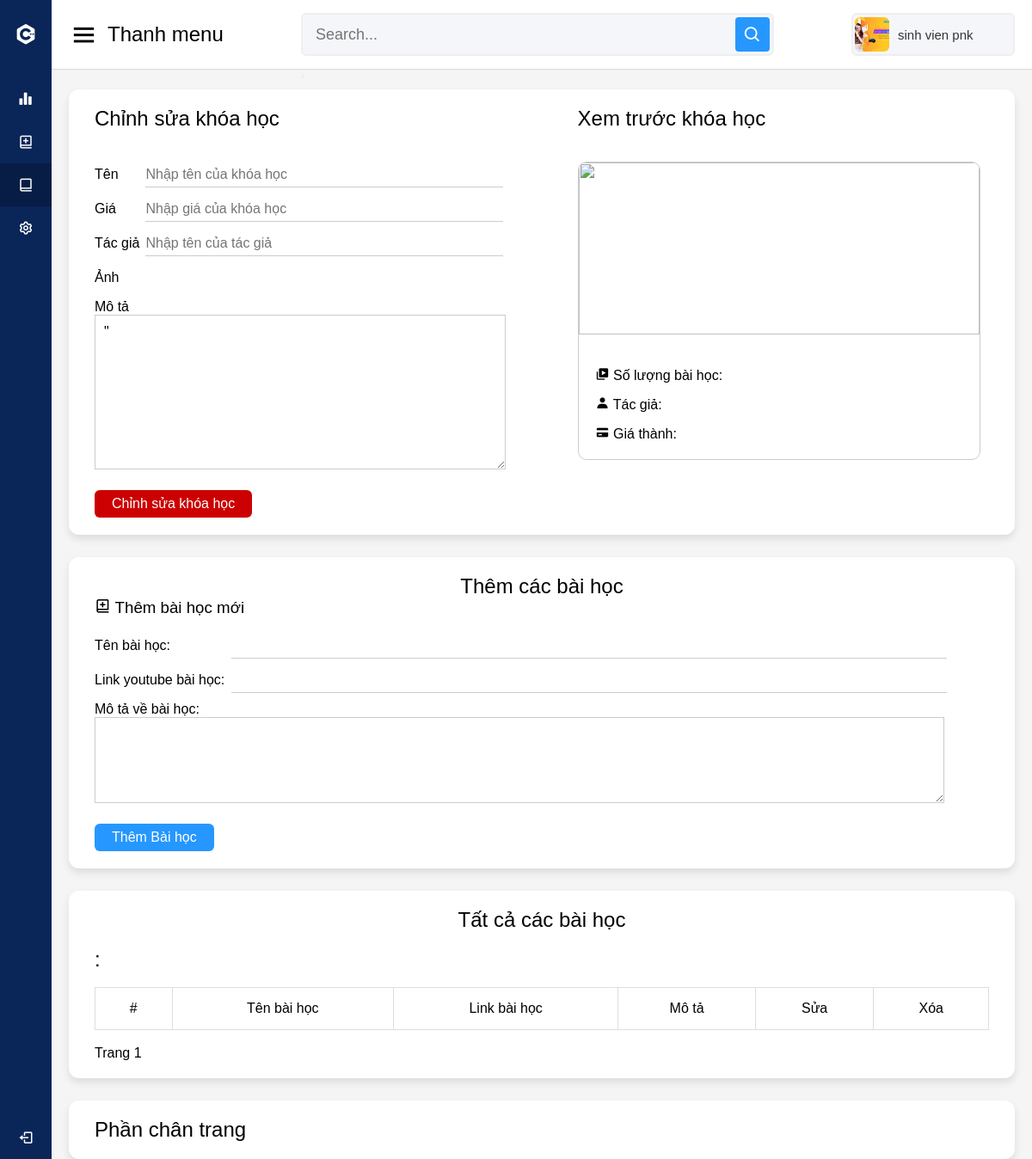
The app's page /admin/manage/course_add_detail.php?id=15 (signed in), older data.
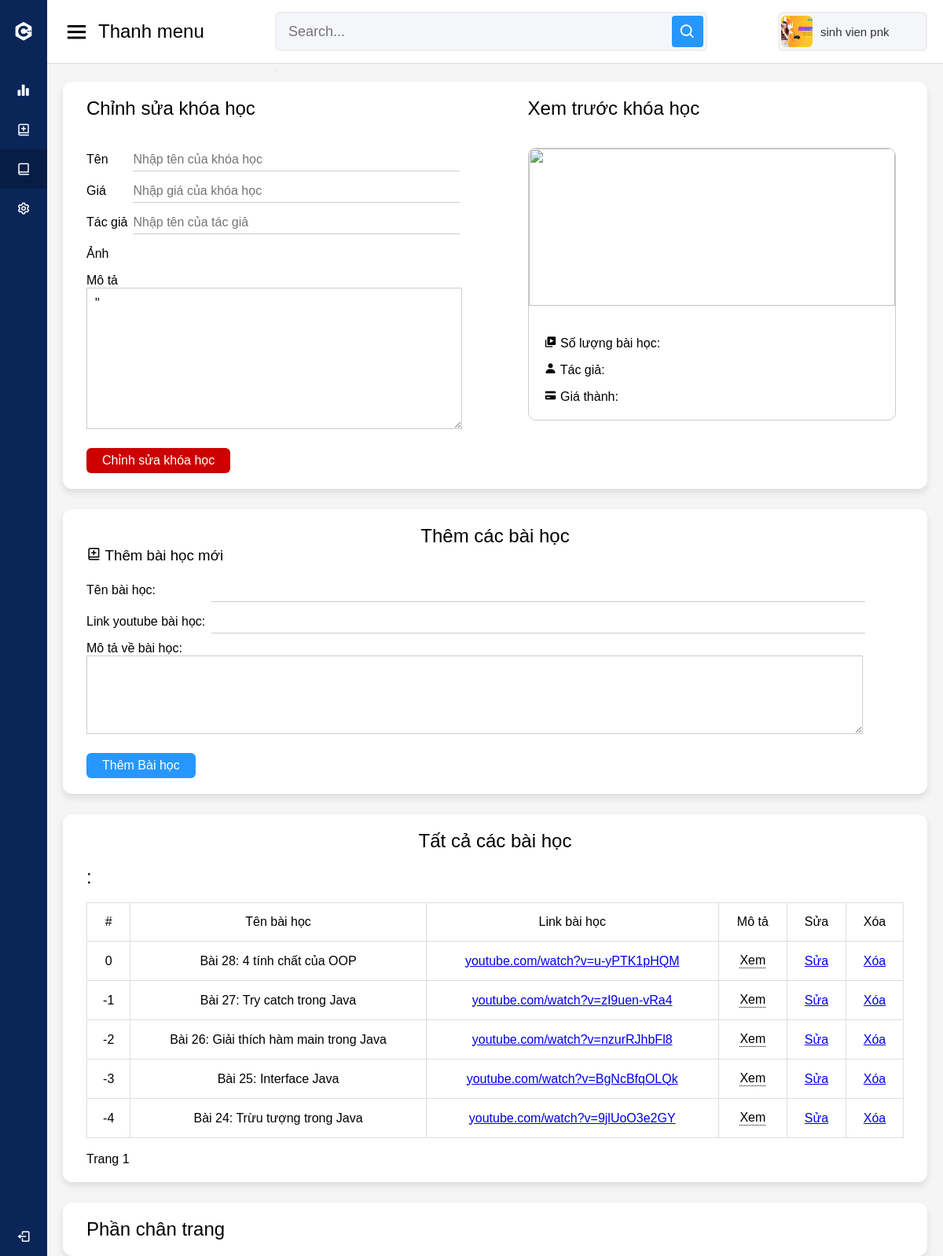
The same page, newer data.
### tables this page shows
CREATE TABLE `lesson` (
  `id_lesson` int(11) NOT NULL,
  `id_course` int(11) NOT NULL,
  `name_lesson` varchar(150) NOT NULL,
  `link_ytb_lesson` char(20) NOT NULL,
  `description_lesson` text
);

### admin/manage/course_add_detail.php (the view, shortened to what the changed rows need)
<!DOCTYPE html>
<html lang="en" dir="ltr">
<head>
    <link rel="stylesheet" href="../default/style.css">
    <link href='https://unpkg.com/boxicons@2.0.7/css/boxicons.min.css' rel='stylesheet'>
    <link rel="stylesheet" href="./css/course_add_detail.css">
</head>
<body>
    <section class="home-section">
            <?php
            require "../../public/connect_sql.php";
            $id = $_SESSION['id'];
            $id_course = $_GET['id'];
            $sql = "SELECT course.*, COUNT(lesson.id_course) as number_course FROM `course`
                LEFT OUTER JOIN lesson ON course.id_course = lesson.id_course
                WHERE (course.id_admin = '$id') and (course.id_course = '$id_course')
                GROUP BY course.id_course";
            $courses = mysqli_query($connection, $sql);
            $courses = mysqli_fetch_array($courses);
            ?>
            <div class="home-content">
                <?php
                $so_luong_bai_1_trang = 5;
                $trang = 1;
                $so_luong_trang_can_bo = ($trang - 1) * $so_luong_bai_1_trang;
                $sql = "SELECT * FROM lesson WHERE id_course = '$id_course' ORDER BY id_lesson DESC
                limit $so_luong_bai_1_trang offset $so_luong_trang_can_bo";
                $lesson = mysqli_query($connection, $sql);
                ?>
                <div class="sales-boxes" style="margin-top: 26px">
                    <div class="recent-sales box">
                        <br>
                        <br>
                        <table>
                            <tr>
                                <th>#</th>
                                <th>Tên bài học</th>
                                <th>Link bài học</th>
                                <th>Mô tả</th>
                                <th>Sửa</th>
                                <th>Xóa</th>
                            </tr>
                            <?php foreach ($lesson as $index => $ls) { ?>
                                <tr>
                                    <th>
                                        <?php echo  $courses['number_course'] - $so_luong_trang_can_bo - $index ?>
                                    </th>
                                    <th>
                                        <?php echo $ls['name_lesson'] ?>
                                    </th>
                                    <th>
                                        <a href="youtube.com/watch?v=<?php echo $ls['link_ytb_lesson'] ?>">
                                            youtube.com/watch?v=<?php echo $ls['link_ytb_lesson'] ?>
                                        </a>
                                    </th>
                                    <th>
                                        <div class="tooltip">Xem
                                        </div>
                                    </th>
                                    <th>
                                        <a href="#trang-trang" onclick="edit_lesson(<?php echo $ls['id_lesson'] ?>,'<?php echo $ls['name_lesson'] ?>','<?php echo $ls['link_ytb_lesson'] ?>','<?php echo $ls['id_course'] ?>')">Sửa</a>
                                    </th>
                                    <th>
                                        <a href="./processing/course_delete_lesson.php?id=<?php echo $ls['id_lesson'] ?>&id_course=<?php echo $ls['id_course'] ?>">Xóa</a>
                                    </th>
                                </tr>
                            <?php } ?>
                        </table>
                        <br>
                    </div>
                </div>
            </div>
    </section>
</body>
</html>

Row changes from the older to the newer data that the page shows:
added lesson: number_course "0", name_lesson "Bài 28: 4 tính chất của OOP", link_ytb_lesson "u-yPTK1pHQM"
added lesson: number_course "-1", name_lesson "Bài 27: Try catch trong Java", link_ytb_lesson "zI9uen-vRa4"
added lesson: number_course "-2", name_lesson "Bài 26: Giải thích hàm main trong Java", link_ytb_lesson "nzurRJhbFl8"
added lesson: number_course "-3", name_lesson "Bài 25: Interface Java", link_ytb_lesson "BgNcBfqOLQk"
added lesson: number_course "-4", name_lesson "Bài 24: Trừu tượng trong Java", link_ytb_lesson "9jlUoO3e2GY"
